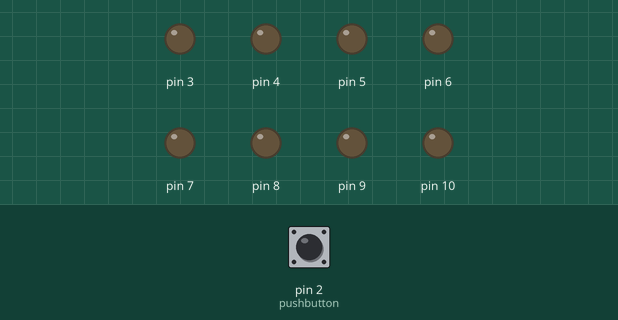
Recording of a sketch running on a simulated Arduino Uno, built with avr-gcc and run on an emulated ATmega328P. Shown: output pins drawn as LEDs (lit = HIGH). Dashed ring = blinking. The test bench sets the inputs (shaded band); at power-on: pin 2 (pushbutton) HIGH. What the sketch prints to the serial monitor is not drawn.

Above: at 1.2 s.
1.3 s: pin 2 (pushbutton) pulled LOW for 0.15 s
At 1.43 s:
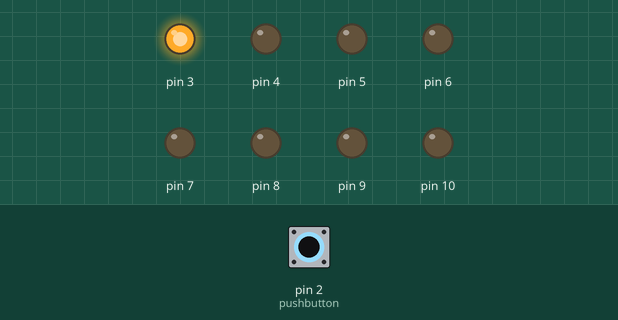
4.3 s: pin 2 (pushbutton) pulled LOW for 1 s
At 4.65 s:
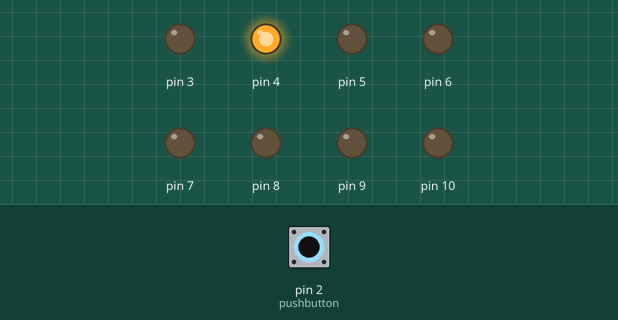
8.3 s: pin 2 (pushbutton) driven LOW
At 8.84 s:
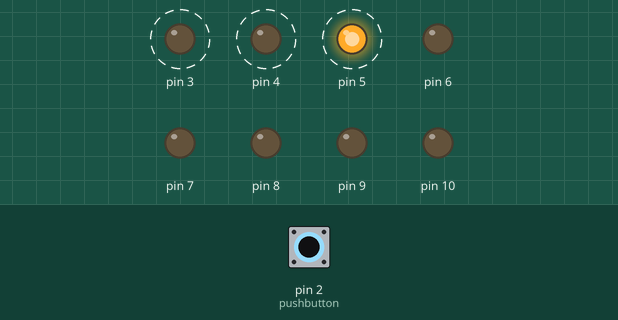
11.3 s: pin 2 (pushbutton) driven HIGH
At 11.44 s:
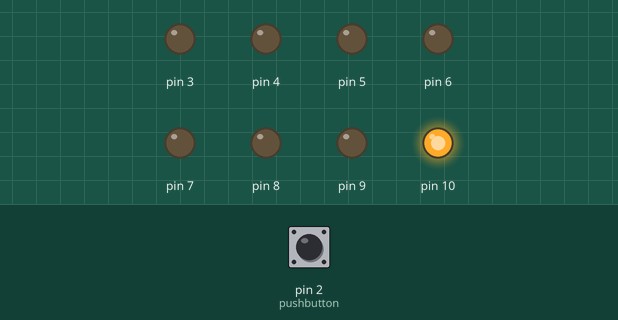
14.3 s: pin 2 (pushbutton) pulsed LOW 2 times (0.12 s each, 0.3 s apart)
At 15.05 s:
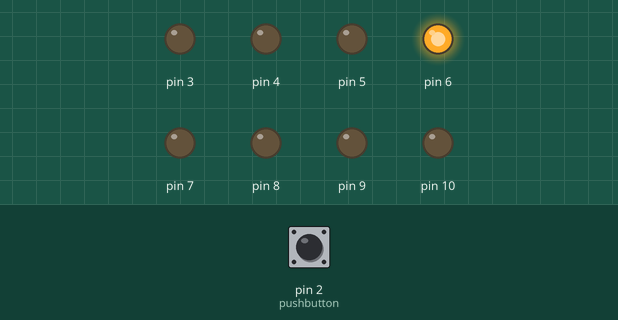
Timing chart, 0 to 17.5 s (numbered marks = the images above; inputs shaded):
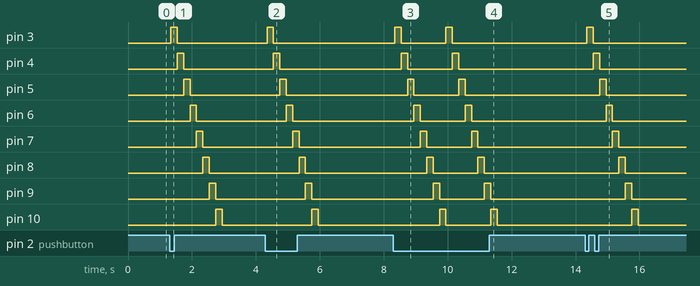

The sketch:

boucle_for.ino
```cpp
int led1 =3;
int led8 = 10;
int pushbutton = 2;
int i;
void setup()
{

 Serial.begin(9600);

pinMode(pushbutton, INPUT_PULLUP);

  for ( i = 3; i < 11; i = i + 1)
  {
pinMode(i, OUTPUT);

  }


}

void loop()
{
int buttonstate = digitalRead(pushbutton);
  if (buttonstate ==0)
  for ( i = 3; i < 11; i = i + 1)
  {
Serial.println("Chenillard en fonctionnement");
Serial.println(buttonstate);
 digitalWrite(i, HIGH);
 delay(200);
 digitalWrite(i, LOW);
 }
else
 {
  Serial.print("Chenillard à l'arrêt");
  for ( i = 3; i < 11; i = i + 1);
  {
    digitalWrite(i, LOW);
    }
 }
}
```

Measured:
- after the input at 1.3 s, pin 3: LOW → HIGH at once, → LOW 0.20 s later; pin 4: LOW → HIGH after 0.24 s, → LOW 0.20 s later; pin 5: LOW → HIGH after 0.44 s, → LOW 0.20 s later; pin 6: LOW → HIGH after 0.64 s, → LOW 0.20 s later; pin 7: LOW → HIGH after 0.84 s, → LOW 0.20 s later
- after the input at 4.3 s, pin 3: LOW → HIGH after 0.05 s, → LOW 0.20 s later; pin 4: LOW → HIGH after 0.25 s, → LOW 0.20 s later; pin 5: LOW → HIGH after 0.45 s, → LOW 0.20 s later; pin 6: LOW → HIGH after 0.65 s, → LOW 0.20 s later; pin 7: LOW → HIGH after 0.85 s, → LOW 0.20 s later
- after the input at 8.3 s, pin 3: alternates HIGH for 0.20 s and LOW for 1.4 s, starting at once; pin 4: alternates HIGH for 0.20 s and LOW for 1.4 s, starting after 0.25 s
- after the input at 11.3 s, pin 3–7: stops changing and stays LOW; pin 8: stays LOW (without the input it goes to HIGH after 1.3 s); pin 9: goes on until 11.3 s, then stays LOW; pin 10: goes on until 11.5 s, then stays LOW
- after the input at 14.3 s, pin 3: LOW → HIGH after 0.05 s, → LOW 0.20 s later; pin 4: LOW → HIGH after 0.25 s, → LOW 0.20 s later; pin 5: LOW → HIGH after 0.45 s, → LOW 0.20 s later; pin 6: LOW → HIGH after 0.65 s, → LOW 0.20 s later; pin 7: LOW → HIGH after 0.85 s, → LOW 0.20 s later
